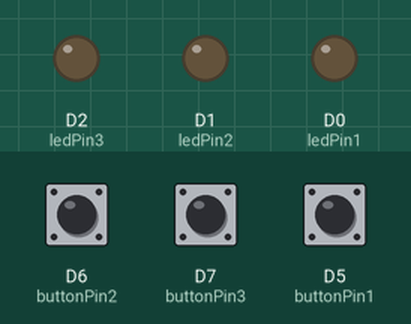
A program run on a simulated ESP8266 (NodeMCU). On the bench: output pins drawn as LEDs (lit = HIGH). The inputs (shaded band) are chosen by the test bench; at power-on: D6 (buttonPin2) HIGH, D7 (buttonPin3) HIGH, D5 (buttonPin1) HIGH.

Above: at 1.2 s.
1.3 s: D6 (buttonPin2) pulled LOW for 0.15 s
At 2.5 s:
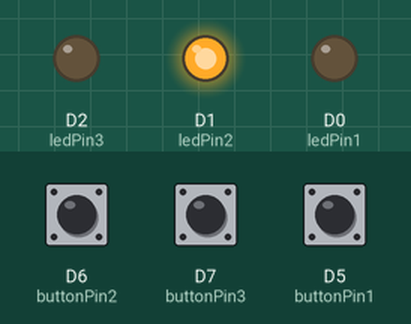
2.9 s: D7 (buttonPin3) pulled LOW for 0.15 s
At 3.7 s:
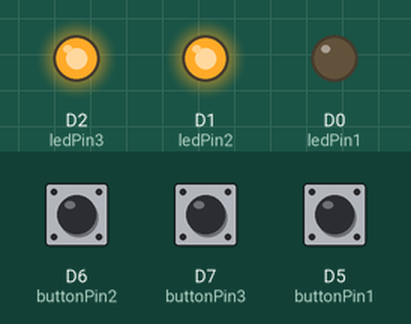
4.5 s: D5 (buttonPin1) pulled LOW for 0.15 s
At 4.9 s:
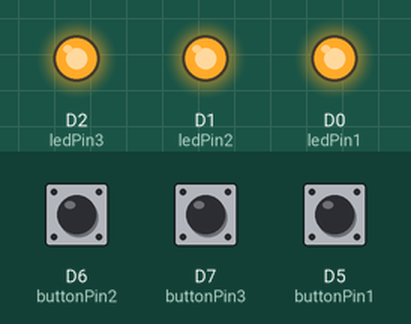
6.1 s: D6 (buttonPin2) pulled LOW for 1 s
At 7.3 s:
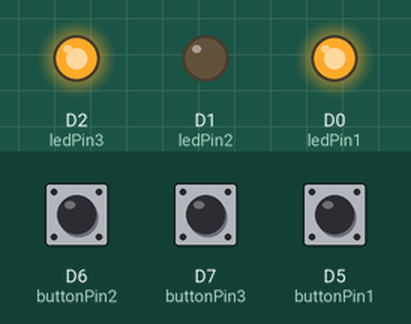
8.6 s: D7 (buttonPin3) pulled LOW for 1 s
At 9.2 s:
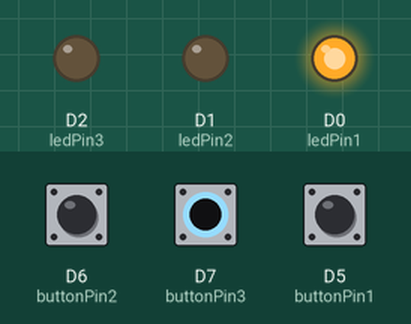
11.1 s: D6 (buttonPin2) pulled LOW for 0.15 s
At 12.3 s:
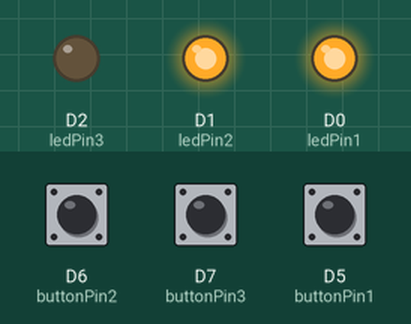
Timing chart, 0 to 13.7 s (numbered marks = the images above; inputs shaded):
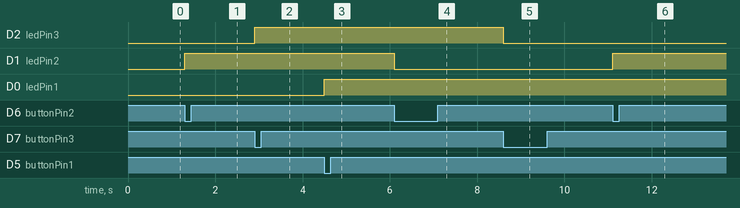

The program:

main.cpp
```cpp
#include <Arduino.h> // ஆர்டுயினோ நூலகத்தை இணைக்கவும் / Include the Arduino library

// முள் வரையறைகள் NodeMCU (ESP8266) க்கு / Pin definitions for NodeMCU (ESP8266)
const int buttonPin1 = D5;   // பொத்தான் 1 முள் (D5 = GPIO 5) / Push button 1 pin (D5 = GPIO 5)
const int buttonPin2 = D6;   // பொத்தான் 2 முள் (D6 = GPIO 12) / Push button 2 pin (D6 = GPIO 12)
const int buttonPin3 = D7;   // பொத்தான் 3 முள் (D7 = GPIO 13) / Push button 3 pin (D7 = GPIO 13)
const int ledPin1 = D0;      // LED 1 முள் (D0 = GPIO 16) / LED 1 pin (D0 = GPIO 16)
const int ledPin2 = D1;      // LED 2 முள் (D1 = GPIO 5) / LED 2 pin (D1 = GPIO 5)
const int ledPin3 = D2;      // LED 3 முள் (D2 = GPIO 4) / LED 3 pin (D2 = GPIO 4)

// LED நிலைகளுக்கான மாறிகள் / Variables for LED states
bool ledState1 = false;     // LED 1 நிலை (false = ஆஃப், true = ஆன்) / LED 1 state (false = OFF, true = ON)
bool ledState2 = false;     // LED 2 நிலை / LED 2 state
bool ledState3 = false;     // LED 3 நிலை / LED 3 state

// பொத்தான் நிலைகளுக்கான மாறிகள் / Variables for button states
bool lastButtonState1 = LOW; // பொத்தான் 1 இன் முந்தைய நிலை / Previous state of button 1
bool lastButtonState2 = LOW; // பொத்தான் 2 இன் முந்தைய நிலை / Previous state of button 2
bool lastButtonState3 = LOW; // பொத்தான் 3 இன் முந்தைய நிலை / Previous state of button 3
bool currentButtonState1;    // பொத்தான் 1 இன் தற்போதைய நிலை / Current state of button 1
bool currentButtonState2;    // பொத்தான் 2 இன் தற்போதைய நிலை / Current state of button 2
bool currentButtonState3;    // பொத்தான் 3 இன் தற்போதைய நிலை / Current state of button 3

// புரோகிராம் ஸ்கோப் பிழைகளைத் தவிர்க்க முன்மாதிரி / Function prototype to avoid scope errors
void updateLEDs();

void setup() {
  // முள்களை துவக்கவும் / Initialize pins
  pinMode(buttonPin1, INPUT_PULLUP); // பொத்தான் 1 உள்ளீடு உயர்ந்த இழுப்பு / Button 1 with internal pull-up
  pinMode(buttonPin2, INPUT_PULLUP); // பொத்தான் 2 உள்ளீடு உயர்ந்த இழுப்பு / Button 2 with internal pull-up
  pinMode(buttonPin3, INPUT_PULLUP); // பொத்தான் 3 உள்ளீடு உயர்ந்த இழுப்பு / Button 3 with internal pull-up
  pinMode(ledPin1, OUTPUT);          // LED 1 வெளியீடு / LED 1 as output
  pinMode(ledPin2, OUTPUT);          // LED 2 வெளியீடு / LED 2 as output
  pinMode(ledPin3, OUTPUT);          // LED 3 வெளியீடு / LED 3 as output

  // ஆரம்ப LED நிலைகளை அமைக்கவும் / Set initial LED states
  updateLEDs();
}

void loop() {
  // பொத்தான் நிலைகளைப் படிக்கவும் / Read button states
  currentButtonState1 = digitalRead(buttonPin1); // பொத்தான் 1 நிலையைப் படிக்கவும் / Read button 1 state
  currentButtonState2 = digitalRead(buttonPin2); // பொத்தான் 2 நிலையைப் படிக்கவும் / Read button 2 state
  currentButtonState3 = digitalRead(buttonPin3); // பொத்தான் 3 நிலையைப் படிக்கவும் / Read button 3 state

  // பொத்தான் 1 அழுத்தத்தைச் சரிபார்க்கவும் (INPUT_PULLUP காரணமாக உயர்ந்தவற்றிலிருந்து குறைவு மாற்றம்) / Check for button 1 press (HIGH to LOW transition due to INPUT_PULLUP)
  if (currentButtonState1 == LOW && lastButtonState1 == HIGH) {
    ledState1 = !ledState1; // LED 1 நிலையை மாற்றவும் / Toggle LED 1 state
    updateLEDs();           // LEDகளை புதுப்பிக்கவும் / Update LEDs
    delay(50);              // டிபவுன்ஸ் தாமதம் / Debounce delay
  }

  // பொத்தான் 2 அழுத்தத்தைச் சரிபார்க்கவும் / Check for button 2 press
  if (currentButtonState2 == LOW && lastButtonState2 == HIGH) {
    ledState2 = !ledState2; // LED 2 நிலையை மாற்றவும் / Toggle LED 2 state
    updateLEDs();           // LEDகளை புதுப்பிக்கவும் / Update LEDs
    delay(50);              // டிபவுன்ஸ் தாமதம் / Debounce delay
  }

  // பொத்தான் 3 அழுத்தத்தைச் சரிபார்க்கவும் / Check for button 3 press
  if (currentButtonState3 == LOW && lastButtonState3 == HIGH) {
    ledState3 = !ledState3; // LED 3 நிலையை மாற்றவும் / Toggle LED 3 state
    updateLEDs();           // LEDகளை புதுப்பிக்கவும் / Update LEDs
    delay(50);              // டிபவுன்ஸ் தாமதம் / Debounce delay
  }

  // கடைசி பொத்தான் நிலைகளை புதுப்பிக்கவும் / Update last button states
  lastButtonState1 = currentButtonState1; // பொத்தான் 1 இன் கடைசி நிலையை புதுப்பிக்கவும் / Update last state of button 1
  lastButtonState2 = currentButtonState2; // பொத்தான் 2 இன் கடைசி நிலையை புதுப்பிக்கவும் / Update last state of button 2
  lastButtonState3 = currentButtonState3; // பொத்தான் 3 இன் கடைசி நிலையை புதுப்பிக்கவும் / Update last state of button 3
}

// அனைத்து LEDகளையும் அவற்றின் நிலைகளின் அடிப்படையில் புதுப்பிக்கும் செயல்பாடு / Function to update all LEDs based on their states
void updateLEDs() {
  digitalWrite(ledPin1, ledState1 ? HIGH : LOW); // LED 1 நிலையை அமைக்கவும் / Set LED 1 state
  digitalWrite(ledPin2, ledState2 ? HIGH : LOW); // LED 2 நிலையை அமைக்கவும் / Set LED 2 state
  digitalWrite(ledPin3, ledState3 ? HIGH : LOW); // LED 3 நிலையை அமைக்கவும் / Set LED 3 state
}
```

Measured:
- after the input at 1.3 s, D1 (ledPin2): LOW → HIGH at once
- after the input at 2.9 s, D2 (ledPin3): LOW → HIGH at once
- after the input at 4.5 s, D0 (ledPin1): LOW → HIGH at once
- after the input at 6.1 s, D1 (ledPin2): HIGH → LOW at once
- after the input at 8.6 s, D2 (ledPin3): HIGH → LOW at once
- after the input at 11.1 s, D1 (ledPin2): LOW → HIGH at once
